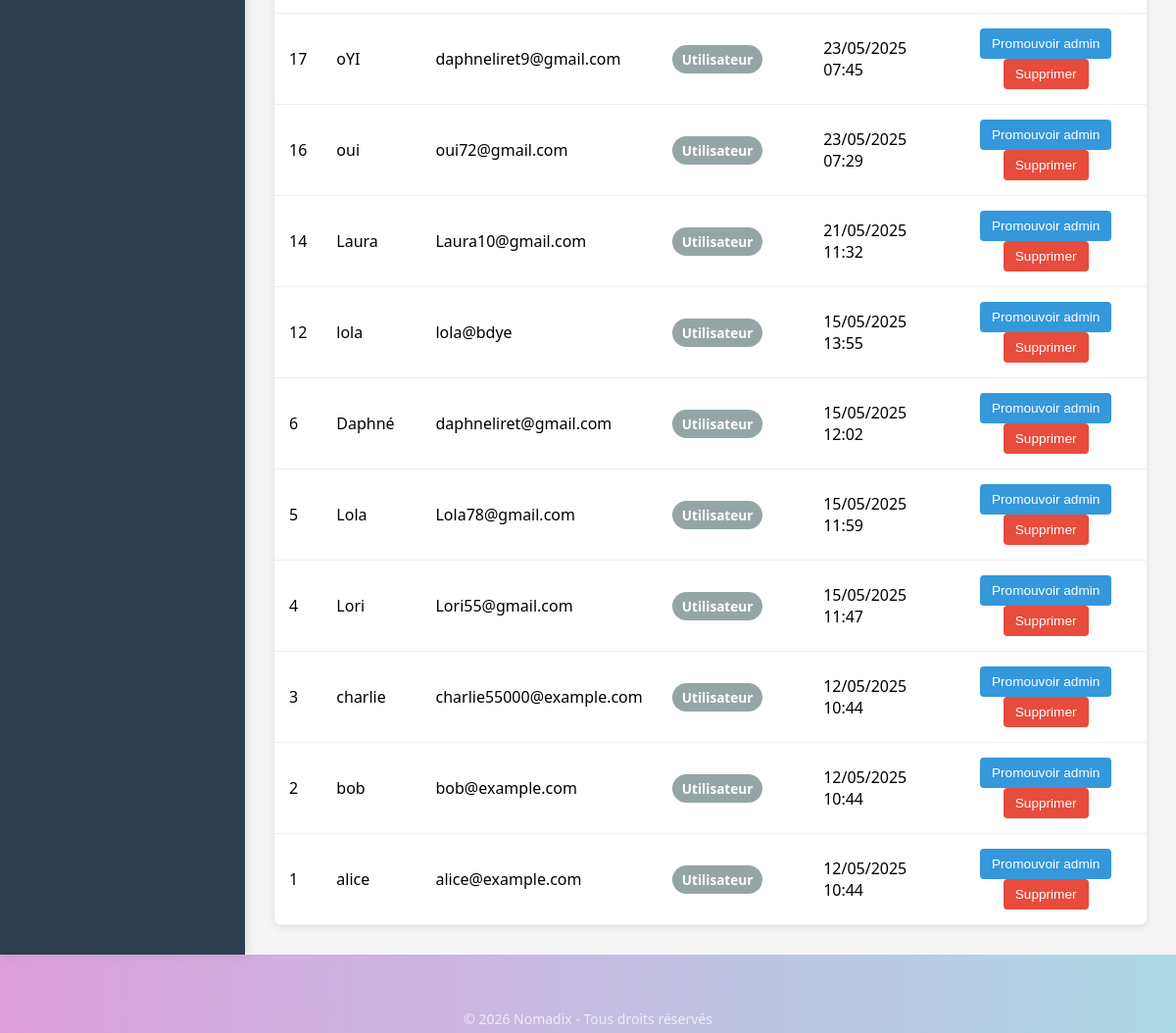
The page /admin.php?page=users (signed in, lower part) on the database as committed earlier.
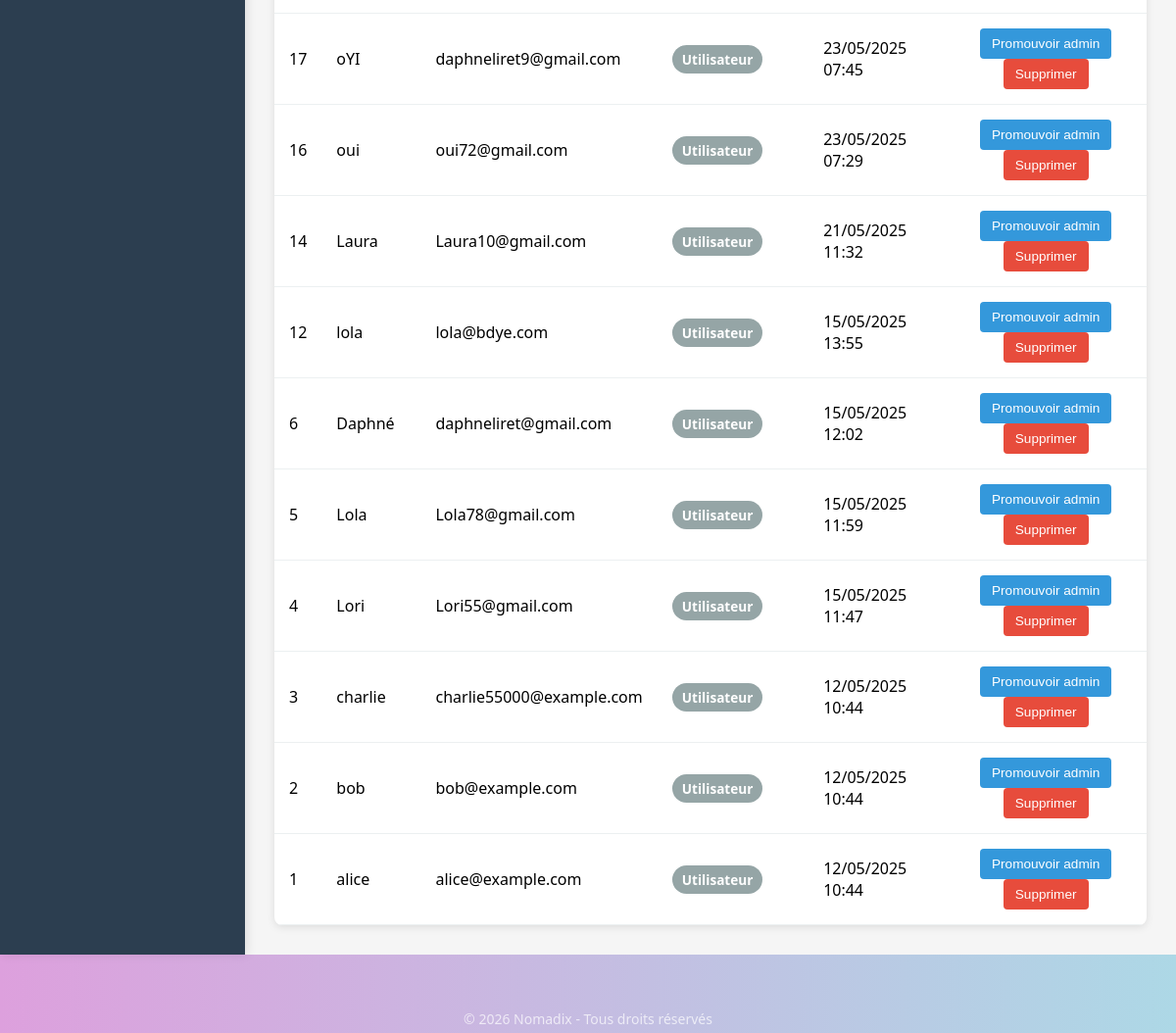
The same page on the database as committed later.
### tables this page shows
CREATE TABLE `utilisateurs` (
  `id` int NOT NULL AUTO_INCREMENT,
  `login` varchar(100) NOT NULL,
  `motDePasse` varchar(255) NOT NULL,
  `email` varchar(100) NOT NULL,
  `dateCreation` datetime DEFAULT CURRENT_TIMESTAMP,
  `admin` tinyint NOT NULL,
  PRIMARY KEY (`id`),
  UNIQUE KEY `email` (`email`)
);

### admin.php (called while the page is built, shortened)
<?php
require_once __DIR__ . '/controllers/AdminController.php';
$controller = new AdminController();
$controller->handleAdmin();
?>

### models/AdminModel.php (called while the page is built, shortened)
<?php
class AdminModel {
    public function getAllUsers() {
        $conn = Database::getAdminConnection();
        $stmt = $conn->query("SELECT id, login, email, admin, dateCreation FROM utilisateurs ORDER BY id DESC");
        return $stmt->fetchAll();
    }
}
?>

### views/admin-users.php (the view, shortened to what this page needs)
<?php
require_once __DIR__ . '/../controllers/AdminController.php';
require_once __DIR__ . '/header.php';
?>
<main class="admin-dashboard">
    <div class="admin-container">
        <aside class="admin-sidebar">
        </aside>
        <section class="admin-content">
            <div class="table-container">
                <table class="admin-table">
                    <tbody>
                        <?php foreach ($users as $user): ?>
                        <tr>
                            <td><?= htmlspecialchars($user['id']) ?></td>
                            <td><?= htmlspecialchars($user['login']) ?></td>
                            <td><?= htmlspecialchars($user['email']) ?></td>
                            <td>
                                <?php if ($user['admin']): ?>
                                    <span class="badge badge-admin">Administrateur</span>
                                <?php else: ?>
                                    <span class="badge badge-user">Utilisateur</span>
                                <?php endif; ?>
                            </td>
                            <td><?= date('d/m/Y H:i', strtotime($user['dateCreation'])) ?></td>
                            <td class="actions">
                                <?php if ($user['id'] !== $_SESSION['user']['id']): ?>
                                    <form method="POST" style="display:inline;">
                                        <button type="submit" class="btn-toggle">
                                            <?= $user['admin'] ? 'Révoquer admin' : 'Promouvoir admin' ?>
                                        </button>
                                    </form>
                                    <form method="POST" style="display:inline;" onsubmit="return confirm('Êtes-vous sûr de vouloir supprimer cet utilisateur?');">
                                        <button type="submit" class="btn-delete">Supprimer</button>
                                    </form>
                                <?php else: ?>
                                    <span class="badge badge-current">Vous</span>
                                <?php endif; ?>
                            </td>
                        </tr>
                        <?php endforeach; ?>
                    </tbody>
                </table>
            </div>
        </section>
    </div>
</main>
<?php require_once __DIR__ . '/footer.php'; ?>

### controllers/AdminController.php (shortened to what this page needs)
<?php
require_once __DIR__ . '/../models/AdminModel.php';
class AdminController
{
    private $adminModel;
    public function __construct()
    {
        $this->adminModel = new AdminModel();
    }
    public function manageUsers()
    {
        $users = $this->adminModel->getAllUsers();
        require_once __DIR__ . '/../views/admin-users.php';
    }
    public function handleAdmin()
    {
        $page = $_GET['page'] ?? 'dashboard';
        switch ($page) {
            case 'users':
                $this->manageUsers();
                break;
        }
    }
}
?>

### views/header.php (shortened to what this page needs)
<!DOCTYPE html>
<html lang="fr">
<head>
    <link rel="stylesheet" href="public/css/style.css">
</head>
<body>
</body>

### views/footer.php (shortened to what this page needs)
<footer>&copy; 2026 Nomadix - Tous droits réservés</footer>
</body>
</html>

### public/css/style.css (style rules this page uses)
body { font-family: 'Segoe UI', sans-serif; background: linear-gradient(to right, #dda0dd, #add8e6); margin: 0; padding: 0; min-height: 100vh; position: relative; padding-bottom: 80px; box-sizing: border-box; }
footer { position: fixed; left: 0; right: 0; bottom: 5px; text-align: center; font-size: 14px; color: rgba(255, 255, 255, 0.7); }

### views/admin-users.php (style rules this page uses)
.admin-dashboard { display: flex; min-height: calc(100vh - 120px); background-color: #f5f5f5; }
.admin-container { display: flex; width: 100%; max-width: 1400px; margin: 0 auto; }
.admin-sidebar { width: 250px; background-color: #2c3e50; color: white; padding: 20px 0; box-shadow: 2px 0 10px rgba(0,0,0,0.1); }
.admin-content { flex: 1; padding: 30px; }
.table-container { background-color: white; border-radius: 8px; box-shadow: 0 2px 8px rgba(0,0,0,0.1); overflow-x: auto; }
.admin-table { width: 100%; border-collapse: collapse; margin: 0; }
.badge { display: inline-block; padding: 5px 10px; border-radius: 20px; font-size: 0.85em; font-weight: bold; }
.badge-user { background-color: #95a5a6; color: white; }
.actions { text-align: center; }
.btn-toggle, .btn-delete { padding: 8px 12px; margin: 0 5px; border: none; border-radius: 4px; cursor: pointer; font-size: 0.85em; transition: all 0.3s; }
.btn-toggle { background-color: #3498db; color: white; }
.btn-delete { background-color: #e74c3c; color: white; }

Rows that differ between the two databases and show on the page:
changed utilisateurs "lola": email "lola@bdye" → "lola@bdye.com"
